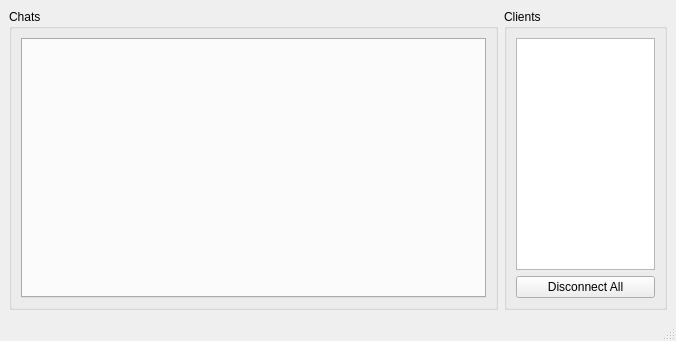
<?xml version="1.0" encoding="UTF-8"?>
<ui version="4.0">
 <class>MainWindow</class>
 <widget class="QMainWindow" name="MainWindow">
  <property name="geometry">
   <rect>
    <x>0</x>
    <y>0</y>
    <width>676</width>
    <height>341</height>
   </rect>
  </property>
  <property name="windowTitle">
   <string>Server</string>
  </property>
  <widget class="QWidget" name="centralwidget">
   <layout class="QHBoxLayout" name="horizontalLayout" stretch="3,1">
    <item>
     <widget class="QGroupBox" name="grpChats">
      <property name="title">
       <string>Chats</string>
      </property>
      <layout class="QHBoxLayout" name="horizontalLayout_2" stretch="1">
       <property name="spacing">
        <number>4</number>
       </property>
       <item>
        <widget class="QTabWidget" name="tbChats"/>
       </item>
      </layout>
     </widget>
    </item>
    <item>
     <widget class="QGroupBox" name="grpClients">
      <property name="title">
       <string>Clients</string>
      </property>
      <layout class="QVBoxLayout" name="verticalLayout_2">
       <item>
        <widget class="QListWidget" name="lstClients"/>
       </item>
       <item>
        <widget class="QPushButton" name="btnDiconnectAll">
         <property name="text">
          <string>Disconnect All</string>
         </property>
        </widget>
       </item>
      </layout>
     </widget>
    </item>
   </layout>
  </widget>
  <widget class="QMenuBar" name="menubar">
   <property name="geometry">
    <rect>
     <x>0</x>
     <y>0</y>
     <width>676</width>
     <height>17</height>
    </rect>
   </property>
  </widget>
  <widget class="QStatusBar" name="statusbar"/>
 </widget>
 <resources/>
 <connections/>
</ui>
